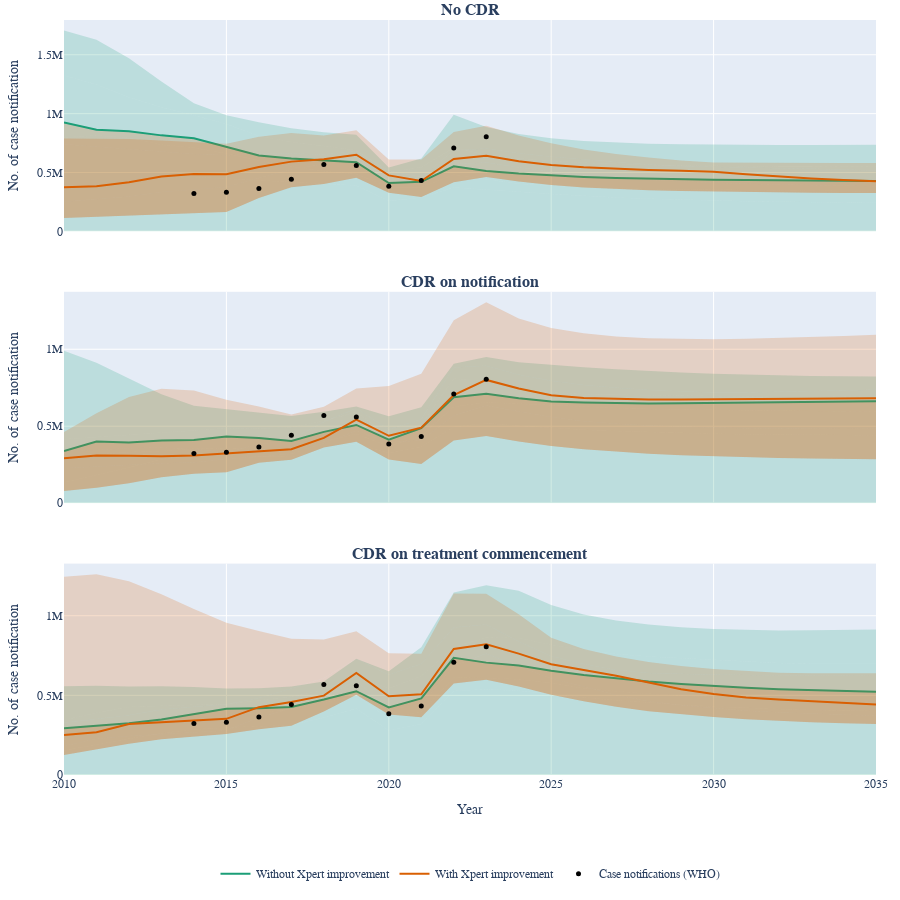
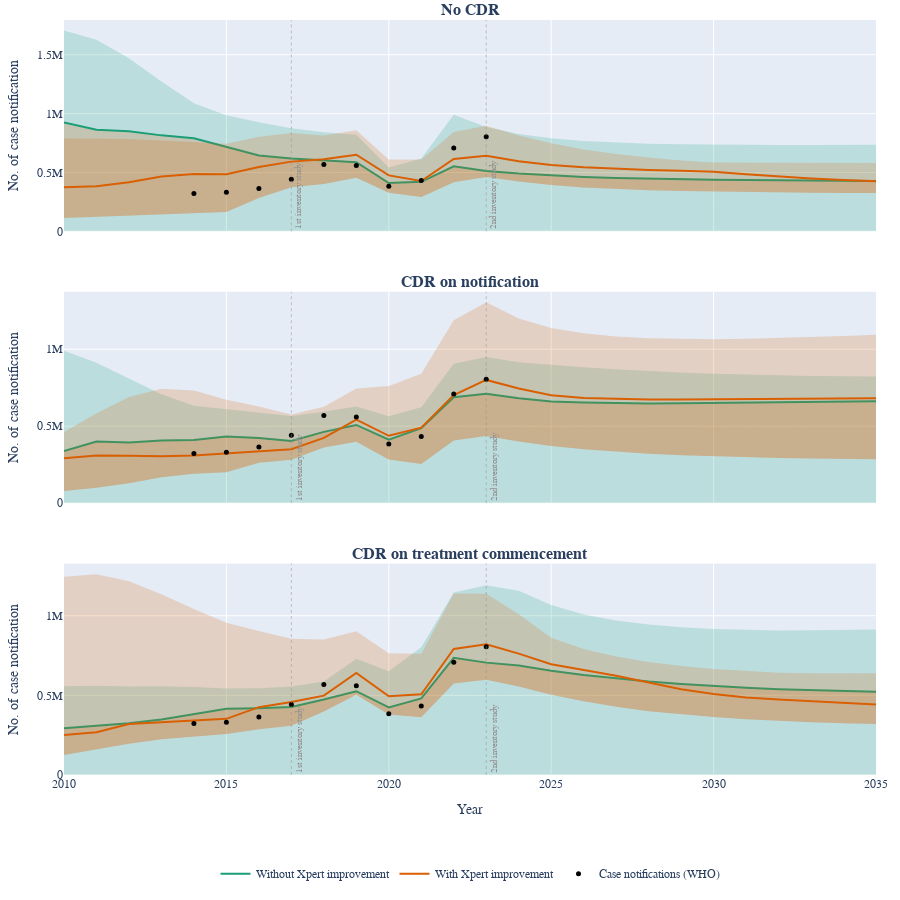

The notebook cell saved with these charts, in order:
### Code cell
stacked_fig = make_subplots(
    rows=3, cols=1,
    subplot_titles=[f"<b>No CDR</b>", f"<b>CDR on notification</b>", f"<b>CDR on treatment commencement</b>"],  # Update with your actual titles
    vertical_spacing=0.08,  # Adjust spacing between subplots
    shared_xaxes=True  # Share x-axis if they have the same range
)

# Add traces from fig1 to row 1
for trace in fig1.data:
    stacked_fig.add_trace(trace, row=1, col=1)

# Add traces from fig2 to row 2
for trace in fig2.data:
    trace.showlegend = False  # Hide duplicate legends
    stacked_fig.add_trace(trace, row=2, col=1)

# Add traces from fig3 to row 3
for trace in fig3.data:
    trace.showlegend = False  # Hide duplicate legends
    stacked_fig.add_trace(trace, row=3, col=1)

# Update layout
stacked_fig.update_layout(
    height=900,  # Adjust total height
    showlegend=True,
    font_family="Space Grotesk",
    title_font_family="Space Grotesk",
    margin=dict(l=20, r=20, t=20, b=20),
    legend=dict(
        orientation="h",
        yanchor="bottom",
        y=-0.15,
        xanchor="center",
        x=0.5
    )
)

# Update y-axis titles if needed
stacked_fig.update_yaxes(title_text="No. of case notification", row=1, col=1)
stacked_fig.update_yaxes(title_text="No. of case notification", row=2, col=1)
stacked_fig.update_yaxes(title_text="No. of case notification", row=3, col=1)

stacked_fig.update_xaxes(title_text="Year", row=3, col=1)  # Only bottom x-axis gets label

stacked_fig.show()


positions = [(1, 1), (2, 1), (3, 1)]
years_data = [
    (2017, "1st inventory study"),
    (2023, "2nd inventory study")
]

for row, col in positions:
    for year, text in years_data:
        stacked_fig.add_vline(x=year, line_dash="dot", row=row, col=col, 
                       line_color="rgba(148, 145, 145, 0.5)", line_width=1,
                       annotation_text=text, annotation_textangle=-90,
                       annotation_position="bottom right",
                       annotation_font_size=9, annotation_font_color="#949191")

stacked_fig
#stacked_fig.write_image(image_path / f'assumpt_xpert_compare.png', width=800, height=800,scale=3)
